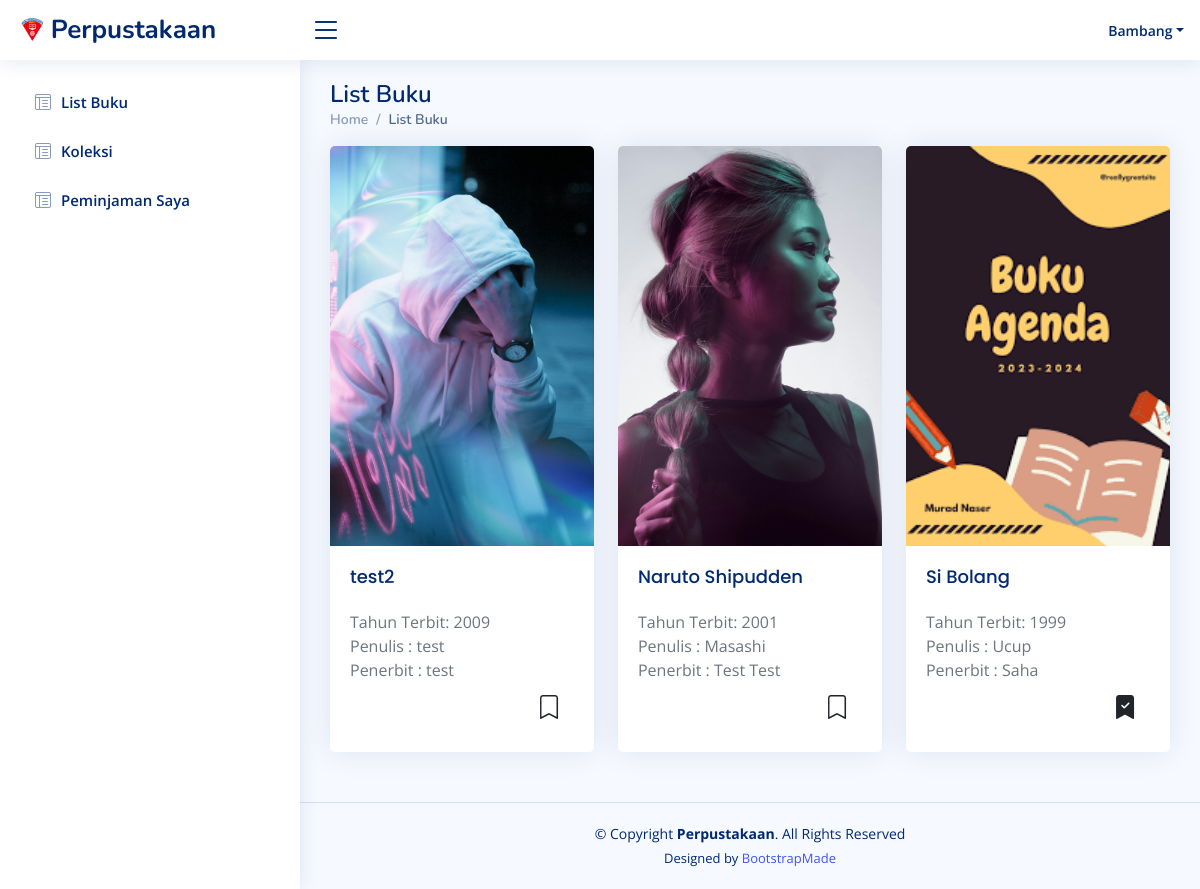
Page /lists/buku (signed in) on the committed database.
### tables this page shows
CREATE TABLE `buku` (
  `BukuID` int NOT NULL,
  `Judul` varchar(255) NOT NULL,
  `Penulis` varchar(255) NOT NULL,
  `Penerbit` varchar(255) NOT NULL,
  `TahunTerbit` year NOT NULL,
  `Sampul` varchar(100) NOT NULL
);

CREATE TABLE `koleksipribadi` (
  `KoleksiID` int NOT NULL,
  `UserID` int NOT NULL,
  `BukuID` int NOT NULL
);

### app/core/Controller.php (called while the page is built, shortened)
<?php
class Controller
{
  public function view($view, $data = []): void
  {
    require_once '../app/views/' . $view . '.php';
  }
  public function model($modelClass): object
  {
    return new $modelClass;
  }
}

### app/controllers/Lists.php (called while the page is built, shortened)
<?php
class Lists extends Controller
{
    public function buku()
    {
        $data = [
            'title' => 'List Buku',
            'data_buku' => $this->model('BukuModel')->get(),
            'data_koleksi' => $this->model('KoleksiModel')->getBy($_SESSION['user_id'])
        ];
        $this->view('list/buku', $data);
    }
}

### app/core/App.php (called while the page is built, shortened)
<?php
class App {
  protected $controller = 'Web', $method = 'index', $params = [];
  public function __construct()
  {
    $url = $this->parseURL();
    if( file_exists('../app/controllers/' . ucfirst($url[0]) . '.php')) {
      unset($url[0]);
    }
    $this->controller = new $this->controller;
    if( isset($url[1]) && method_exists($this->controller, $url[1]) ) {
      $this->method = $url[1];
    }
    call_user_func_array([$this->controller, $this->method], $this->params);
  }
  public function parseURL() {
    if (isset($_GET['url'])) {
      $url = rtrim($_GET['url'], '/');
      $url = filter_var($url, FILTER_SANITIZE_URL);
      $url = explode('/', $url);
      return $url;
    }
    else {
      $url[] = 'Web';
      return $url;
    }
  }
}

### public/index.php (called while the page is built, shortened)
<?php
require_once '../app/init.php';
$app = new App;

### app/core/Database.php (called while the page is built, shortened)
<?php
class Database {
  private $host = DBHOST, $user = DBUSER, $pass = DBPASS, $dbname = DBNAME;
  private $dbh;
  private $stmt;
  public function __construct()
  {
    $dsn = "mysql:host=$this->host;dbname=$this->dbname";
    $options = [
      PDO::ATTR_PERSISTENT => true,
      PDO::ATTR_ERRMODE    => PDO::ERRMODE_EXCEPTION
    ];
    try {
      $this->dbh = new PDO($dsn, $this->user, $this->pass, $options);
    } catch(PDOException $e) {
      die($e->getMessage());
    }
  }
  public function query($query): void {
    $this->stmt = $this->dbh->prepare($query);
  }
  public function bind($param, $value, $type = null): void {
    if( is_null($type) ) {
      switch( true ) {
        case is_int($value):
          $type = PDO::PARAM_INT;
          break;
      }
    }
    $this->stmt->bindValue($param, $value, $type);
  }
  public function execute(): void {
    $this->stmt->execute();
  }
  public function resultSet(): array {
    $this->execute();
    return $this->stmt->fetchAll(PDO::FETCH_ASSOC);
  }
}

### app/core/BaseModel.php (called while the page is built, shortened)
<?php
class BaseModel
{
    public $db;
    protected $table;
    public function __construct()
    {
        $this->db = new Database();
    }
    public function selectData(string $view = null, string $select = null, array $orderBy = [], array $kondisi = null, string $limit = ''): void
    {
        $table = (!is_null($view)) ? $view : $this->table;
        $setSelect = (!is_null($select)) ? $select : "*";
        $setOrder = "";
        $query = "SELECT $setSelect FROM $table $setOrder $limit";
        if (!is_null($kondisi)) {
            if (array_key_exists("logic", $kondisi)) {
                $logic = $kondisi['logic'];
                $i = 1;
            } else {
                $logic = "";
                $i = 0;
            };
            $arr = [];
            for ($i; $i <= count($kondisi) - 1; $i++) {
                $arr += [array_keys($kondisi)[$i] => array_values($kondisi)[$i]];
            }
            $setKondisi = implode(" ? $logic ", array_keys($arr)) . " ? ";
            $query = "SELECT $setSelect FROM $table WHERE ($setKondisi) $setOrder $limit";
            $this->db->query($query);
            $i = 1;
            foreach ($arr as $value) {
                $this->db->bind($i, $value);
                $i++;
            }
        } else {
            $this->db->query($query);
        }
    }
    public function fetchAll(): array
    {
        return $this->db->resultSet();
    }
}

### app/models/BukuModel.php (called while the page is built, shortened)
<?php
class BukuModel extends BaseModel
{
    public function get()
    {
        $this->selectData();
        return $this->fetchAll();
    }
}

### app/init.php (called while the page is built, shortened)
<?php
spl_autoload_register(function ($class) {
    $class = explode('\\', $class);
    $class = end($class);
});

### app/models/KoleksiModel.php (called while the page is built, shortened)
<?php
class KoleksiModel extends BaseModel
{
    public function getBy($userId): array
    {
        $this->selectData(kondisi: ['UserID =' => $userId]);
        return $this->fetchAll();
    }
}

### app/views/list/buku.php (the view, shortened to what this page needs)
<div class="pagetitle">
    <h1>List Buku</h1>
    <nav>
        <ol class="breadcrumb">
            <li class="breadcrumb-item"><a href="<?= BASEURL ?>/">Home</a></li>
            <li class="breadcrumb-item active">List Buku</li>
        </ol>
    </nav>
</div>
<section class="section">
    <div class="row">
        <?php foreach ($data['data_buku'] as $item) : ?>
            <div class="col-lg-4">
                <div class="card">
                    <a href="<?= BASEURL ?>/lists/detail_buku/<?= $item['BukuID'] ?>">
                        <img src="<?= BASEURL ?>/img/sampul/<?= $item['Sampul'] ?>" class="card-img-top object-fit-cover" alt="Sampul" height="400">
                    </a>
                    <div class="card-body">
                        <a href="<?= BASEURL ?>/lists/detail_buku/<?= $item['BukuID'] ?>">
                            <h5 class="card-title"><?= $item['Judul'] ?></h5>
                        </a>
                        <div class="text-secondary">
                            <span class="card-text d-block">Tahun Terbit: <?= $item['TahunTerbit'] ?></span>
                            <span class="card-text d-block">Penulis : <?= $item['Penulis'] ?></span>
                            <span class="card-text d-block">Penerbit : <?= $item['Penerbit'] ?></span>
                        </div>
                        <div class="d-flex justify-content-end">
                            <?php
                            $action = BASEURL . '/lists/store_koleksi';
                            $icon = 'bi-bookmark';
                            if(count($data['data_koleksi']) > 0) {
                                foreach ($data['data_koleksi'] as $koleksi) {
                                    if($item['BukuID'] === $koleksi['BukuID']) {
                                        $action = BASEURL . '/lists/destroy_koleksi';
                                        $icon = 'bi-bookmark-check-fill';
                                        break;
                                    }
                                }
                            }
                            ?>
                            <form action="<?= $action ?>" method="post">
                                <button type="submit" class="btn fs-4"><i class="bi <?= $icon ?>"></i></button>
                            </form>
                        </div>
                    </div>
                </div>
            </div>
        <?php endforeach ?>
    </div>
</section>

### public/css/style.css (style rules this page uses)
:root { scroll-behavior: smooth; }
body { font-family: "Open Sans", sans-serif; background: #f6f9ff; color: #444444; }
a { color: #4154f1; text-decoration: none; }
h1, h2, h3, h4, h5, h6 { font-family: "Nunito", sans-serif; }
.pagetitle { margin-bottom: 10px; }
.pagetitle h1 { font-size: 24px; margin-bottom: 0; font-weight: 600; color: #012970; }
.card { margin-bottom: 30px; border: none; border-radius: 5px; box-shadow: 0px 0 30px rgba(1, 41, 112, 0.1); }
.card-title { padding: 20px 0 15px 0; font-size: 18px; font-weight: 500; color: #012970; font-family: "Poppins", sans-serif; }
.card-body { padding: 0 20px 20px 20px; }
.breadcrumb { font-size: 14px; font-family: "Nunito", sans-serif; color: #899bbd; font-weight: 600; }
.breadcrumb a { color: #899bbd; transition: 0.3s; }
.breadcrumb .breadcrumb-item::before { color: #899bbd; }
.breadcrumb .active { color: #51678f; font-weight: 600; }

### rows in the picture
buku: Sampul (picture), Judul "test2", TahunTerbit "2009", Penulis "test", Penerbit "test"
buku: Sampul (picture), Judul "Naruto Shipudden", TahunTerbit "2001", Penulis "Masashi", Penerbit "Test Test"
buku: Sampul (picture), Judul "Si Bolang", TahunTerbit "1999", Penulis "Ucup", Penerbit "Saha"

### other values in the picture
APP_NAME "Perpustakaan"
$_SESSION['NamaLengkap'] "Bambang"
